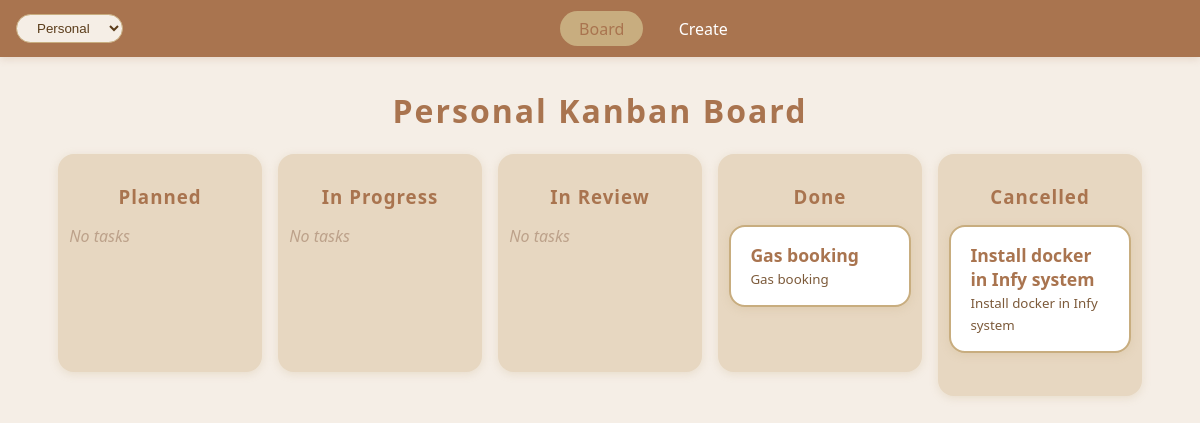
The page / on the database its author committed.
### board/models.py (models this page shows, shortened)
class Space(models.Model):
    name = models.CharField(max_length=50, unique=True)
    created = models.DateTimeField(auto_now_add=True)

class Task(models.Model):
	STATUS_CHOICES = [
		("planned", "Planned"),
		("in-progress", "In Progress"),
		("in-review", "In Review"),
		("done", "Done"),
		("cancelled", "Cancelled"),
	]
	PRIORITY_CHOICES = [
		('low', 'Low'),
		('normal', 'Normal'),
		('high', 'High'),
	]
	short_description = models.CharField(max_length=100)
	description = models.TextField()
	status = models.CharField(max_length=20, choices=STATUS_CHOICES, default="planned")
	workspace = models.ForeignKey('Space', null=True, blank=True, on_delete=models.CASCADE, related_name='tasks')
	comments = models.TextField(blank=True, default="")
	priority = models.CharField(max_length=10, choices=PRIORITY_CHOICES, default='normal')
	is_working = models.BooleanField(default=False) # Indicates someone is currently working on the task

### board/views.py (the view)
# urls.py: path('', views.board_view, name='board'),
def board_view(request):
	spaces = list(Space.objects.values_list('name', flat=True))
	default_space = spaces[0] if spaces else 'office'
	current_workspace = request.session.get('current_workspace', default_space)
	if 'workspace' in request.GET:
		new_workspace = request.GET.get('workspace')
		if new_workspace in spaces:
			current_workspace = new_workspace
			request.session['current_workspace'] = current_workspace
			return redirect('board')
	if current_workspace not in spaces:
		current_workspace = default_space
		request.session['current_workspace'] = current_workspace
	statuses = [
		("planned", "Planned"),
		("in-progress", "In Progress"),
		("in-review", "In Review"),
		("done", "Done"),
		("cancelled", "Cancelled"),
	]
	tasks_by_status = {key: Task.objects.filter(status=key, workspace__name=current_workspace) for key, _ in statuses}
	return render(request, "board/board.html", {
		"statuses": statuses,
		"tasks_by_status": tasks_by_status,
		"current_workspace": current_workspace,
		"spaces": spaces,
	})

### board/context_processors.py (called while the page is built)
def spaces_processor(request):
    spaces_qs = Space.objects.all().order_by('name')
    spaces = [s.name for s in spaces_qs]
    default_space = spaces[0] if spaces else 'office'
    current_workspace = request.session.get('current_workspace', default_space)
    if current_workspace not in spaces and spaces:
        current_workspace = spaces[0]
        request.session['current_workspace'] = current_workspace
    return {
        'spaces': spaces,
        'current_workspace': current_workspace,
    }

### board/templatetags/board_extras.py (called while the page is built)
@register.filter
def get_item(dictionary, key):
    return dictionary.get(key, [])

### board/templates/board/board.html (shortened to what this page needs)
{% extends 'base.html' %}
{% load board_extras %}
{% block content %}
<h1>{{ current_workspace|title }} Kanban Board</h1>
<div class="kanban-board">
  {% for key, label in statuses %}
    <div class="kanban-section">
      <h3>{{ label }}</h3>
      <div class="kanban-column" data-status="{{ key }}">
        {% for task in tasks_by_status|get_item:key %}
          <a href="{% url 'task_detail' task.id %}" class="kanban-card-link" style="text-decoration:none;display:block;">
            <div class="kanban-card" draggable="true" data-task-id="{{ task.id }}" style="position:relative;">
              <strong>{{ task.short_description }}</strong><br>
              <small>{{ task.description }}</small>
            </div>
          </a>
        {% empty %}
          <div class="no-tasks">No tasks</div>
        {% endfor %}
      </div>
    </div>
  {% endfor %}
</div>
{% endblock %}

### board/templates/base.html (style rules this page uses)
*, *::before, *::after { box-sizing: border-box; }
html, body { overflow-x: hidden; }
body { padding-left: 0.5rem; padding-right: 0.5rem; }
:root { --coffee-brown: #a9744f; --light-coffee: #c8ad7f; --cream: #f5eee6; --white: #fff; --tan: #e7d7c1; --border-radius: 1rem; --shadow: 0 2px 8px #c8ad7f44; }
body { font-family: 'Segoe UI', Arial, sans-serif; background: var(--cream); margin: 0; padding: 0; }
h1 { text-align: center; color: var(--coffee-brown); margin-top: 2rem; letter-spacing: 2px; }
.kanban-board { display: flex; gap: 1rem; margin: 1.2rem auto; max-width: 1100px; width: 100%; padding: 0 0.5rem; overflow: visible; align-items: flex-start; }
.kanban-section { flex: 1 1 160px; background: var(--tan); padding: 0.7rem; border-radius: var(--border-radius); min-width: 150px; box-shadow: var(--shadow); display: flex; flex-direction: column; align-items: center; }
.kanban-section h3 { color: var(--coffee-brown); margin-bottom: 1rem; font-weight: 600; letter-spacing: 1px; }
.kanban-column { width: 100%; min-height: 120px; margin-bottom: 1rem; }
.kanban-card { background: var(--white); margin-bottom: 1rem; padding: 1rem 1.2rem; border-radius: var(--border-radius); box-shadow: var(--shadow); color: #5a3c1a; border: 2px solid var(--light-coffee); transition: box-shadow 0.2s, border 0.2s; }
.kanban-card strong { color: var(--coffee-brown); font-size: 1.1rem; }
.kanban-card small { color: #7c5a3a; }
.kanban-section .no-tasks { color: #bca18a; font-style: italic; }

### rows shown on the page
Space: name "Personal"
Task: short_description "Gas booking", description "Gas booking"
Task: short_description "Install docker in Infy system", description "Install docker in Infy system"

### other values the page prints
{{ label }} "Planned" "In Progress" "In Review" "Done" "Cancelled"
form field workspace "Personal"
